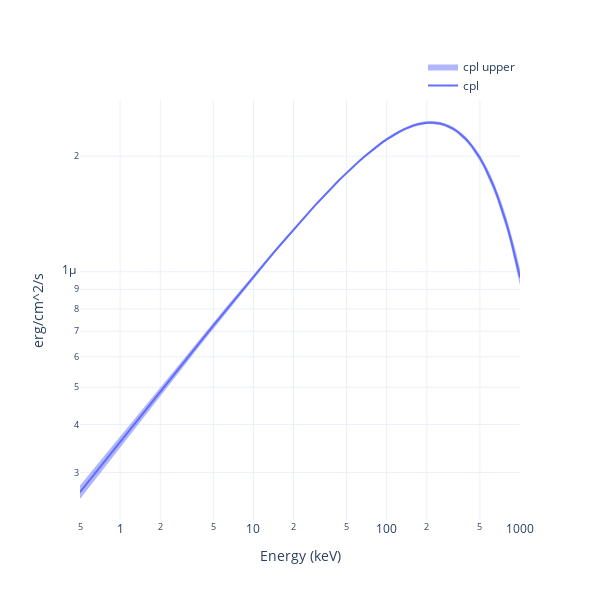

Notebook code cell kept with this figure:
### Code cell
earr = np.logspace(np.log10(0.5), 3, 100)

modelplot = Plot.model(ploter='plotly', style='vFv', CI=True)
fig = modelplot.add_model(model, E=earr, show=True)
